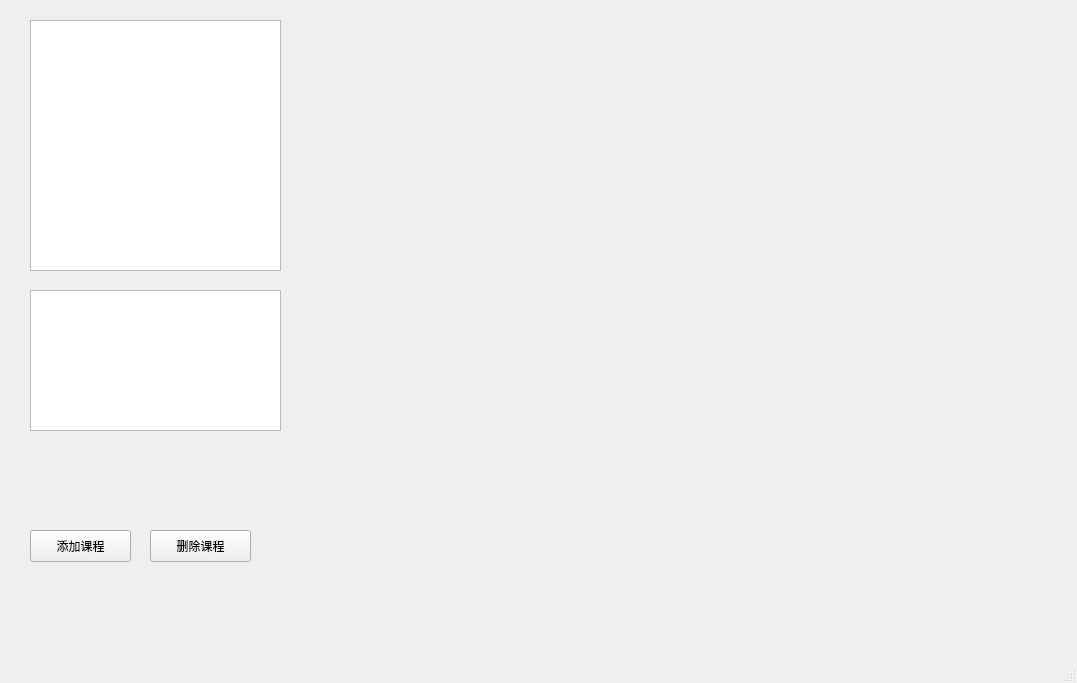
<?xml version="1.0" encoding="UTF-8"?>
<ui version="4.0">
 <class>MainWindow</class>
 <widget class="QMainWindow" name="MainWindow">
  <property name="geometry">
   <rect>
    <x>0</x>
    <y>0</y>
    <width>1077</width>
    <height>683</height>
   </rect>
  </property>
  <property name="windowTitle">
   <string>MainWindow</string>
  </property>
  <widget class="QWidget" name="centralwidget">
   <widget class="QListWidget" name="unselectedCourses">
    <property name="geometry">
     <rect>
      <x>30</x>
      <y>20</y>
      <width>251</width>
      <height>251</height>
     </rect>
    </property>
   </widget>
   <widget class="QPushButton" name="addCourses">
    <property name="geometry">
     <rect>
      <x>30</x>
      <y>530</y>
      <width>101</width>
      <height>32</height>
     </rect>
    </property>
    <property name="text">
     <string>添加课程</string>
    </property>
   </widget>
   <widget class="QPushButton" name="removeCourse">
    <property name="geometry">
     <rect>
      <x>150</x>
      <y>530</y>
      <width>101</width>
      <height>32</height>
     </rect>
    </property>
    <property name="text">
     <string>删除课程</string>
    </property>
   </widget>
   <widget class="QTextBrowser" name="courseInfo">
    <property name="geometry">
     <rect>
      <x>30</x>
      <y>290</y>
      <width>251</width>
      <height>141</height>
     </rect>
    </property>
   </widget>
  </widget>
  <widget class="QMenuBar" name="menubar">
   <property name="geometry">
    <rect>
     <x>0</x>
     <y>0</y>
     <width>1077</width>
     <height>24</height>
    </rect>
   </property>
  </widget>
  <widget class="QStatusBar" name="statusbar"/>
 </widget>
 <resources/>
 <connections/>
</ui>
